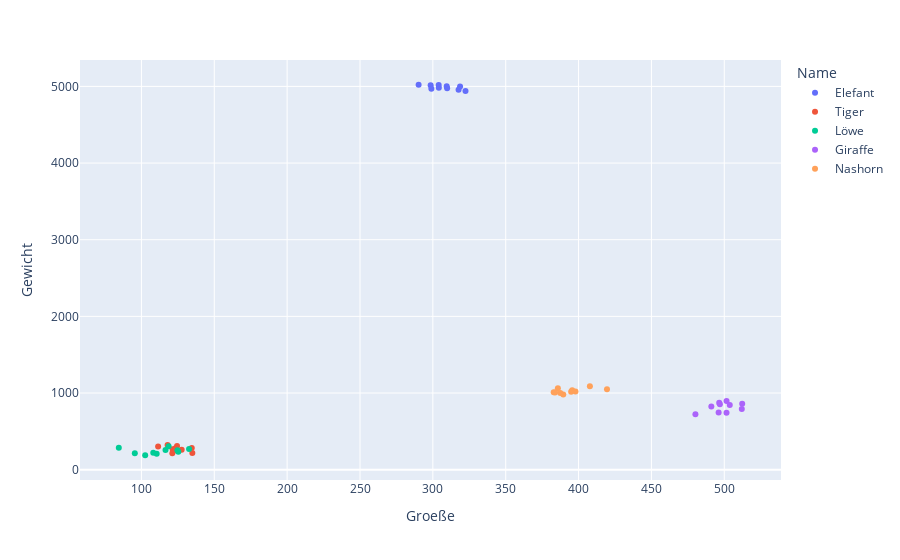

The notebook cell saved with this chart:
### Markdown cell above
## Scatter Plots

- Gegenüberstellung von Merkmalen
- Meistens für ersten Überblick gut geeignet

### Code cell
import numpy as np



np.random.seed(0)  # for reproducibility

data = pd.DataFrame({
    "Name": ["Elefant"] * 10 + ["Tiger"] * 10 + ["Löwe"] * 10 + ["Giraffe"] * 10 + ["Nashorn"] * 10,
    "Groeße": [300] * 10 + [120] * 10 + [110] * 10 + [500] * 10 + [400] * 10,
    "Gewicht": [5000] * 10 + [300] * 10 + [250] * 10 + [800] * 10 + [1000] * 10,
    "Alter": [40] * 10 + [7] * 10 + [7] * 10 + [25] * 10 + [35] * 10
})

# Add noise
data["Groeße"] += np.random.normal(0, 10, data.shape[0])
data["Gewicht"] += np.random.normal(0, 50, data.shape[0])
data["Alter"] = np.random.randint(1, 20, data.shape[0])

px.scatter(data, "Groeße", "Gewicht", color="Name")

### Figure 1 — Plotly figure (JSON) as saved in the notebook; plotly's stock layout.template omitted (floating-point values rounded to 4 significant figures)
{"data": [{"hovertemplate": "Name=Elefant<br>Groeße=%{x}<br>Gewicht=%{y}<extra></extra>", "legendgroup": "Elefant", "marker": {"color": "#636efa", "symbol": "circle"}, "mode": "markers", "name": "Elefant", "orientation": "v", "showlegend": true, "type": "scatter", "x": [317.6, 304.0, 309.8, 322.4, 318.7, 290.2, 309.5, 298.5, 299.0, 304.1], "xaxis": "x", "y": [4955.0, 5019.0, 4974.0, 4941.0, 4999.0, 5021.0, 5003.0, 5015.0, 4968.0, 4982.0], "yaxis": "y"}, {"hovertemplate": "Name=Tiger<br>Groeße=%{x}<br>Gewicht=%{y}<extra></extra>", "legendgroup": "Tiger", "marker": {"color": "#EF553B", "symbol": "circle"}, "mode": "markers", "name": "Tiger", "orientation": "v", "showlegend": true, "type": "scatter", "x": [121.4, 134.5, 127.6, 121.2, 124.4, 123.3, 134.9, 117.9, 123.1, 111.5], "xaxis": "x", "y": [266.4, 282.0, 259.3, 213.7, 308.9, 279.9, 218.5, 323.1, 254.6, 302.6], "yaxis": "y"}, {"hovertemplate": "Name=Löwe<br>Groeße=%{x}<br>Gewicht=%{y}<extra></extra>", "legendgroup": "Löwe", "marker": {"color": "#00cc96", "symbol": "circle"}, "mode": "markers", "name": "Löwe", "orientation": "v", "showlegend": true, "type": "scatter", "x": [84.47, 116.5, 118.6, 102.6, 132.7, 95.46, 110.5, 108.1, 125.3, 124.7], "xaxis": "x", "y": [286.5, 256.4, 307.0, 188.3, 270.1, 215.8, 206.5, 221.1, 234.4, 252.8], "yaxis": "y"}, {"hovertemplate": "Name=Giraffe<br>Groeße=%{x}<br>Gewicht=%{y}<extra></extra>", "legendgroup": "Giraffe", "marker": {"color": "#ab63fa", "symbol": "circle"}, "mode": "markers", "name": "Giraffe", "orientation": "v", "showlegend": true, "type": "scatter", "x": [501.5, 503.8, 491.1, 480.2, 496.5, 501.6, 512.3, 512.0, 496.1, 497.0], "xaxis": "x", "y": [741.7, 845.0, 823.3, 723.2, 874.4, 894.8, 858.9, 791.0, 746.5, 852.7], "yaxis": "y"}, {"hovertemplate": "Name=Nashorn<br>Groeße=%{x}<br>Gewicht=%{y}<extra></extra>", "legendgroup": "Nashorn", "marker": {"color": "#FFA15A", "symbol": "circle"}, "mode": "markers", "name": "Nashorn", "orientation": "v", "showlegend": true, "type": "scatter", "x": [389.5, 385.8, 382.9, 419.5, 394.9, 395.6, 387.5, 407.8, 383.9, 397.9], "xaxis": "x", "y": [979.8, 1061.0, 1010.0, 1049.0, 1018.0, 1035.0, 1001.0, 1089.0, 1006.0, 1020.0], "yaxis": "y"}], "layout": {"legend": {"title": {"text": "Name"}, "tracegroupgap": 0}, "margin": {"t": 60}, "xaxis": {"anchor": "y", "domain": [0, 1], "title": {"text": "Groeße"}}, "yaxis": {"anchor": "x", "domain": [0, 1], "title": {"text": "Gewicht"}}}}
